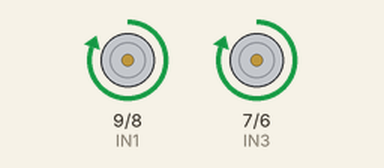
Recording of a sketch running on a simulated Arduino Uno, built with avr-gcc and run on an emulated ATmega328P. On the bench: motor-driver pin pairs drawn as motors (green arrow = first pin HIGH = forward, orange = second pin HIGH = backward, longer = more drive, scaled by the enable pin).

Above: at 0.1 s.
At 10.1 s:
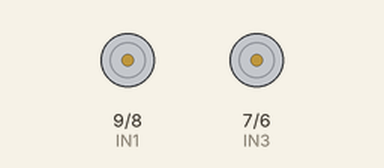
At 18.65 s:
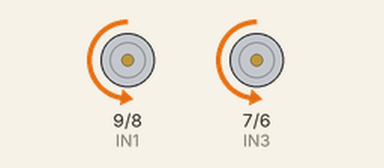
At 27.3 s:
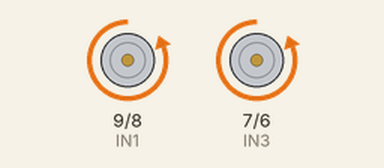
Timing chart, 0 to 40.0 s (numbered marks = the images above):
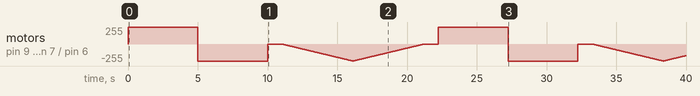

The sketch:

Controlling_DC_Motors_Motor_Driver.ino
```cpp
int ENA = 10;
int IN1 = 9;
int IN2 = 8;
int IN3 = 7;
int IN4 = 6;
int ENB = 5;
void setup() {
 pinMode(ENA, OUTPUT);
 pinMode(ENB, OUTPUT);
 pinMode(IN1, OUTPUT);
 pinMode(IN2, OUTPUT);
 pinMode(IN3, OUTPUT);
 pinMode(IN4, OUTPUT);

 digitalWrite(IN1, LOW);
 digitalWrite(IN2, LOW);
 digitalWrite(IN3, LOW);
 digitalWrite(IN4, LOW);
}
void loop() {
 setDirection();
 delay(1000);
 changeSpeed();
 delay(1000);
}
void setDirection() {
 analogWrite(ENA, 255);
 analogWrite(ENB, 255);
 digitalWrite(IN1, HIGH);
 digitalWrite(IN2, LOW);
 digitalWrite(IN3, HIGH);
 digitalWrite(IN4, LOW);
 delay(5000);

 digitalWrite(IN1, LOW);
 digitalWrite(IN2, HIGH);
 digitalWrite(IN3, LOW);
 digitalWrite(IN4, HIGH);
 delay(5000);

 digitalWrite(IN1, LOW);
 digitalWrite(IN2, LOW);
 digitalWrite(IN3, LOW);
 digitalWrite(IN4, LOW);
}
void changeSpeed() {
 digitalWrite(IN1, LOW);
 digitalWrite(IN2, HIGH);
 digitalWrite(IN3, LOW);
 digitalWrite(IN4, HIGH);

 for (int i = 0; i < 256; i++) {
 analogWrite(ENA, i);
 analogWrite(ENB, i);
 delay(20);
 }

 for (int i = 255; i >= 0; --i) {
 analogWrite(ENA, i);
 analogWrite(ENB, i);
 delay(20);
 }
 digitalWrite(IN1, LOW);
 digitalWrite(IN2, LOW);
 digitalWrite(IN3, LOW);
 digitalWrite(IN4, LOW);
}
```
